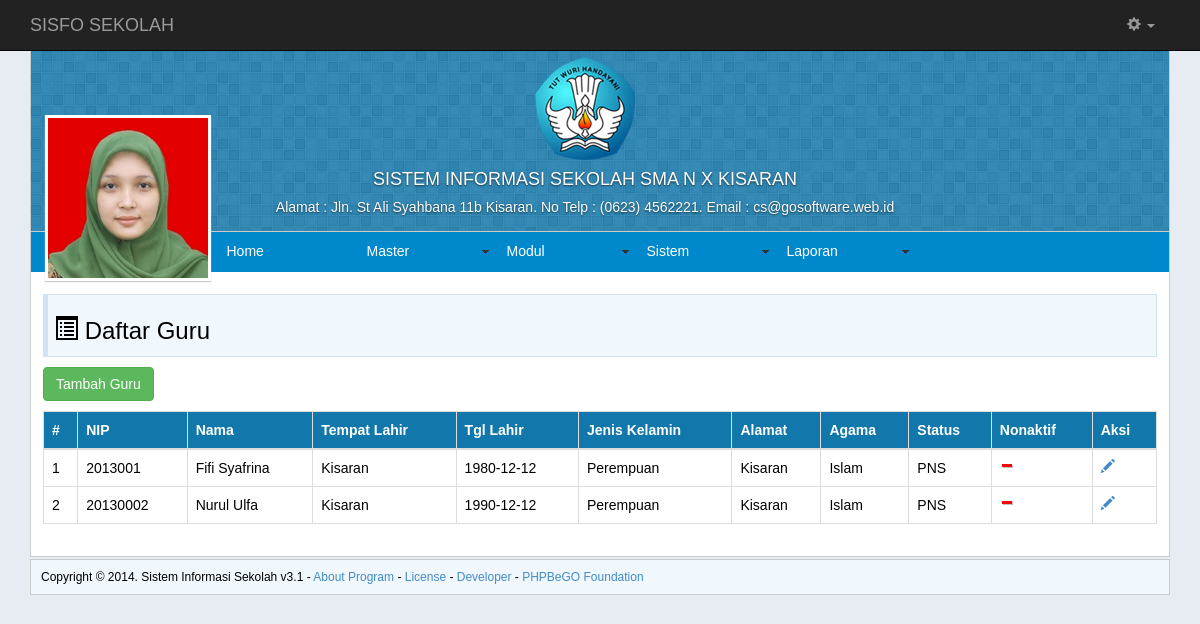
The page /index.php?page=tampil_guru (signed in) on the database its author committed.
### tables this page shows
CREATE TABLE IF NOT EXISTS `photo` (
`p_id` int(11) NOT NULL,
  `p_uname` varchar(100) NOT NULL,
  `p_image_small` varchar(100) NOT NULL,
  `p_image_middle` varchar(100) NOT NULL,
  `p_image_default` varchar(100) NOT NULL,
  `p_tgl` timestamp NOT NULL DEFAULT CURRENT_TIMESTAMP,
  `p_profil` enum('Y','N') NOT NULL DEFAULT 'N'
);

CREATE TABLE IF NOT EXISTS `guru` (
`g_id` int(6) NOT NULL,
  `g_nip` varchar(50) NOT NULL,
  `u_uname` varchar(50) NOT NULL,
  `u_pass` varchar(100) DEFAULT NULL,
  `level` char(4) NOT NULL DEFAULT 'guru',
  `u_nama` varchar(100) NOT NULL,
  `u_email` varchar(50) NOT NULL,
  `g_tmp_lhr` varchar(100) DEFAULT NULL,
  `g_tgl_lhr` date DEFAULT NULL,
  `g_jk` varchar(25) DEFAULT NULL,
  `g_alamat` varchar(100) DEFAULT NULL,
  `g_agama` varchar(15) DEFAULT NULL,
  `g_status` varchar(50) DEFAULT NULL,
  `nonaktif` enum('Y','N') DEFAULT NULL
);

### tampil_guru.php (the view, shortened to what this page needs)
<?php
$maxRows_rec_tampil_guru = 10;
$pageNum_rec_tampil_guru = 0;
$startRow_rec_tampil_guru = $pageNum_rec_tampil_guru * $maxRows_rec_tampil_guru;
$query_rec_tampil_guru = "SELECT * FROM guru ORDER BY u_nama ASC";
$query_limit_rec_tampil_guru = sprintf("%s LIMIT %d, %d", $query_rec_tampil_guru, $startRow_rec_tampil_guru, $maxRows_rec_tampil_guru);
$rec_tampil_guru = mysql_query($query_limit_rec_tampil_guru, $koneksi) or die(mysql_error());
$row_rec_tampil_guru = mysql_fetch_assoc($rec_tampil_guru);
?>
<div class="judul">
<h3><span class="glyphicon glyphicon-list-alt"></span> Daftar Guru</h3>
</div>
<p><a class="btn btn-success" href="index.php?page=tambah_guru">Tambah Guru</a></p>
<table class="table table-bordered">
    <thead>
  <tr>
    <th>#</th>
    <th>NIP</th>
    <th>Nama</th>
    <th>Tempat Lahir</th>
    <th>Tgl Lahir</th>
    <th>Jenis Kelamin</th>
    <th>Alamat</th>
    <th>Agama</th>
    <th>Status</th>
    <th>Nonaktif</th>
    <th>Aksi</th>
  </tr>
    </thead>
    <tbody>
  <?php $no=0; do { $no++;?>
    <tr>
      <td><?php echo $no; ?></td>
      <td><?php echo $row_rec_tampil_guru['g_nip']; ?></td>
      <td><?php echo $row_rec_tampil_guru['u_nama']; ?></td>
      <td><?php echo $row_rec_tampil_guru['g_tmp_lhr']; ?></td>
      <td><?php echo $row_rec_tampil_guru['g_tgl_lhr']; ?></td>
      <td><?php echo $row_rec_tampil_guru['g_jk']; ?></td>
      <td><?php echo $row_rec_tampil_guru['g_alamat']; ?></td>
      <td><?php echo $row_rec_tampil_guru['g_agama']; ?></td>
      <td><?php echo $row_rec_tampil_guru['g_status']; ?></td>
      <td><img src="Asset/images/<?php echo $row_rec_tampil_guru['nonaktif']; ?>.gif" border="0" /></td>
      <td><a href="index.php?page=edit_guru&amp;g_id=<?php echo $row_rec_tampil_guru['g_id']; ?>"><span class="glyphicon glyphicon-pencil"></span></a></td>
    </tr>
    <?php } while ($row_rec_tampil_guru = mysql_fetch_assoc($rec_tampil_guru)); ?>
    </tbody>
</table>

### index.php (shortened to what this page needs)
<?php
$showAvatar = mysql_query("SELECT * FROM photo WHERE p_uname='".$_SESSION['MM_Username']."' ORDER BY p_id DESC") or die(mysql_error());
$detailAvatar = mysql_fetch_assoc($showAvatar);
if (mysql_num_rows($showAvatar) == 0) {
    $createAvatar = "Photo/no-photo.jpg";
}
else {
    $middleAvatar = $detailAvatar['p_image_middle'];
    $createAvatar = "Photo/100/".$middleAvatar;
    }
?>
<!DOCTYPE>
<html lang="en">
    <head>
        <link href="Asset/css/style.css" rel="stylesheet" type="text/css" />
        <link href="Asset/css/bootstrap.css" rel="stylesheet" type="text/css" />
        <link href="SpryAssets/SpryMenuBarHorizontal.css" rel="stylesheet" type="text/css" />
        <link href="SpryAssets/SpryValidationTextField.css" rel="stylesheet" type="text/css" />
    </head>
    <body>
        <div class="navbar navbar-inverse navbar-fixed-top" role="navigation">
            <div class="container">
                <div class="navbar-header">
                    <a class="navbar-brand" href="index.php">SISFO SEKOLAH</a>
                </div>
                <div class="navbar-collapse collapse">
                    <ul class="nav navbar-nav navbar-right">
                        <li><a href="?page=tampil_ugeneral"><strong><?php echo $_SESSION['nama']; ?></strong></a></li>
                        <li class="dropdown">
                            <a href="#" class="dropdown-toggle" data-toggle="dropdown"><span class="glyphicon glyphicon-cog"></span> <b class="caret"></b></a>
                        </li>
                    </ul>
                </div>
            </div>
        </div>
        <div class="space"></div>
        <div class="container">
            <div class="main-layout">
                <div class="main-header">
                    <div class="title-layout">
                        <img src="Asset/images/logo.png" />
                        <h4>SISTEM INFORMASI SEKOLAH SMA N X KISARAN</h4>
                        <h5>Alamat : Jln. St Ali Syahbana 11b Kisaran. No Telp : (0623) 4562221. Email : cs@gosoftware.web.id</h5>
                    </div>
                    <div class="cover-avatar">
                        <a href="?page=tampil_uprofil"><img src="<?php echo $createAvatar; ?>"></a>
                    </div>
                </div>
                <div class="main-menu">
                    <ul id="MenuBar1" class="MenuBarHorizontal">
                        <li><a href="index.php">Home</a></li>
                        <?php if ($_SESSION['Level'] == 'admin') { ?>
                            <li><a href="#" class="MenuBarItemSubmenu">Master</a>
                            </li>
                            <li><a class="MenuBarItemSubmenu" href="#">Modul</a>
                            </li>
                            <li><a href="#" class="MenuBarItemSubmenu">Sistem</a>
                            </li>
                            <li><a href="#" class="MenuBarItemSubmenu">Laporan</a>
                            </li>
                        <?php } else if ($_SESSION['Level'] == 'guru') { ?>
                            <li><a href="#" class="MenuBarItemSubmenu">Master</a>
                                <ul>
                                    <li><a href="index.php?page=tampil_nilai">Nilai</a></li>
                                </ul>
                            </li>
                            <li><a href="#" class="MenuBarItemSubmenu">Laporan</a>
                                <ul>
                                    <li><a href="index.php?page=lap_absensi">Absensi</a></li>
                                    <li><a href="index.php?page=lap_nilai">Nilai</a></li>
                                </ul>
                            </li>
                        <?php } ?>
                    </ul>
                </div>
                <div class="main-konten">
                    <?php
                    if (isset($_GET["page"]) && $_GET["page"] != "home") {
                        if (file_exists(htmlentities($_GET["page"]) . ".php")) {
                            include(htmlentities($_GET["page"]) . ".php");
                        } else {
                            include("404.php");
                        }
                    } else {
                        include("home.php");
                    }
                    ?>
                </div>
            </div>
            <div class="footer-layout">
                Copyright &copy; 2014. Sistem Informasi Sekolah v3.1 -
                <a href="#">About Program</a> -
                <a href="#">License</a>  -
                <a href="#">Developer</a> -
                <a href="http://phpbego.wordpress.com" target="_blank">PHPBeGO Foundation </a>
            </div>
        </div>
    </body>
</html>

### Asset/css/style.css (style rules this page uses)
body { margin: 0; background-color:#e7ebf2; font-family: 'lucida grande',tahoma,verdana,arial,sans-serif; font-size: 14px; }
.space { height: 50px; }
.title-layout { color: #ffffff; text-align: center; margin-right: 30px; text-shadow: 0 1px 2px rgba(0, 0, 0, 0.6); }
table { font-family: 'lucida grande',tahoma,verdana,arial,sans-serif; font-size: 14px; }
.main-layout { background-color:#ffffff; border: 1px solid #CCC; }
.main-header { background-image: url(../../Asset/images/hero.png); background-color: #026fa6; border-bottom: 1px solid #CCC; padding: 6px; }
.main-menu { background-color: #0088cc; padding-left: 185px; }
.main-konten { padding: 12px; }
.judul { margin: 10px 0; padding: 0 6px 1px 6px; border: 1px solid #d0e3f0; border-left: 5px solid #d0e3f0; background-color: #f0f7fd; }
.cover-avatar { float: left; background: #fff; padding: 3px; position: absolute; margin-top: -110px; margin-left: 8px; box-shadow: 0px 1px 1px #CCC; width: 166px; cursor: pointer; }
.cover-avatar > a > img { width: 160px; height: 160px; }
.footer-layout { margin: 2px auto; padding: 10px; border: 1px solid #CCC; background-color: #f0f7fd; font-size: 12px; }

### SpryAssets/SpryMenuBarHorizontal.css (style rules this page uses)
ul.MenuBarHorizontal { margin: 0; padding: 0; list-style-type: none; font-size: 100%; cursor: default; width: auto; height: 40px; }
ul.MenuBarHorizontal li { margin: 0; padding: 0; list-style-type: none; font-size: 100%; position: relative; text-align: left; cursor: pointer; width: 10em; float: left; }
ul.MenuBarHorizontal a { display: block; cursor: pointer; background-color: #0088cc; padding: 0.75em 0.75em; color: #fff; text-decoration: none; height: 40px; }
ul.MenuBarHorizontal a.MenuBarItemSubmenu { background-image: url(SpryMenuBarDown.gif); background-repeat: no-repeat; background-position: 95% 50%; }

### rows shown on the page
photo: p_image_middle (picture)
guru: g_nip "2013001", u_nama "Fifi Syafrina", g_tmp_lhr "Kisaran", g_tgl_lhr "1980-12-12", g_jk "Perempuan", g_alamat "Kisaran", g_agama "Islam", g_status "PNS"
guru: g_nip "20130002", u_nama "Nurul Ulfa", g_tmp_lhr "Kisaran", g_tgl_lhr "1990-12-12", g_jk "Perempuan", g_alamat "Kisaran", g_agama "Islam", g_status "PNS"
